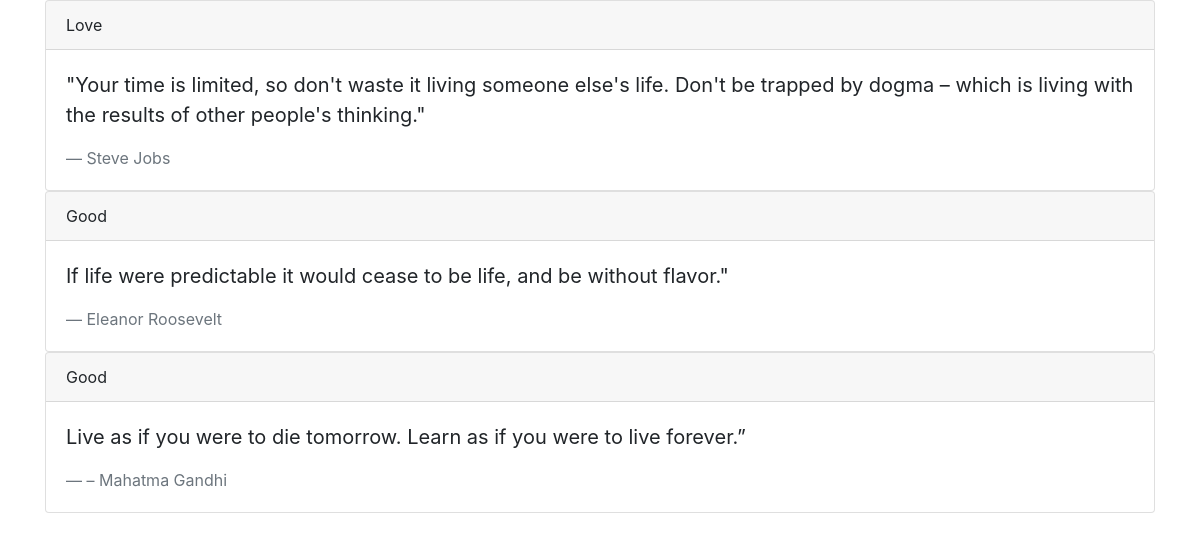
The page / on the database its author committed.
### quoteapp/models.py (models this page shows)
class Quote(models.Model):
	Quote = models.TextField()
	author = models.CharField(max_length = 100)
	quote_category = models.ForeignKey(
		'QuoteCategory',
		 on_delete = models.CASCADE
	)

class QuoteCategory(models.Model):
	title = models.CharField(max_length = 50)
	def __str__(self):
		return self.title

### quoteapp/views.py (the view)
# urls.py: path('', views.HomeView.as_view(), name ="Home")
class HomeView(ListView):
	template_name = "home.html"
	model = Quote
	def get_queryset(self):
		query_set = super().get_queryset()
		return query_set.select_related
		('quote_category')

### templates/home.html
{% extends 'base.html' %}
{% block body %}
	<div class="container">
		{% for quote in object_list %}
  		<div class="card">
		  <div class="card-header">
		    {{ quote.quote_category }}
		  </div>
		  <div class="card-body">
		    <blockquote class="blockquote mb-0">
		      <p>{{ quote.Quote }}</p>
		      <footer class="blockquote-footer">{{ quote.author }}</footer>
		    </blockquote>
		  </div>
		</div>
		{% endfor %}
	</div>
{% endblock %}

### templates/base.html (shortened to what this page needs)
<!DOCTYPE html>
<html>
<head>
	<link rel="stylesheet" href="https://stackpath.bootstrapcdn.com/bootstrap/4.3.1/css/bootstrap.min.css">
</head>
<body>
{% block body %}
{% endblock %}
</body>
</html>

### rows shown on the page
Quote: quote_category "Love", Quote "\"Your time is limited, so don't waste it living someone else's life. Don't be trapped by dogma – which is living with the results of other people's thinking.\"", author "Steve Jobs"
Quote: quote_category "Good", Quote "If life were predictable it would cease to be life, and be without flavor.\"", author "Eleanor Roosevelt"
Quote: quote_category "Good", Quote "Live as if you were to die tomorrow. Learn as if you were to live forever.”", author "– Mahatma Gandhi"
